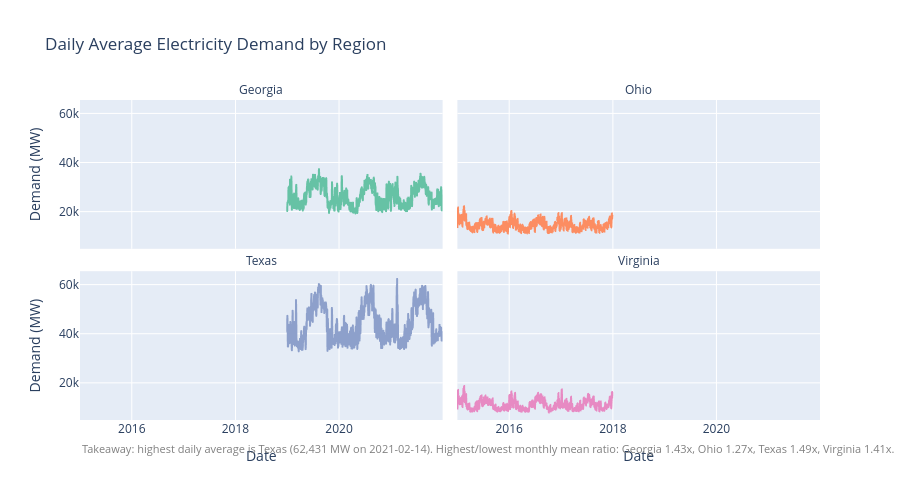

Source (notebook cell):
### Code cell
# Daily averages use the LOCAL calendar date
daily_avg = (
    master.assign(Date=pd.to_datetime(master["Timestamp_Local"].str[:10]))
    .groupby(["Region", "Date"])["Demand_MW"].mean().reset_index()
)

fig = px.line(
    daily_avg, x="Date", y="Demand_MW", facet_col="Region",
    facet_col_wrap=2, height=500,
    title="Daily Average Electricity Demand by Region",
    labels={"Demand_MW": "Demand (MW)", "Date": "Date"},
    color="Region",
    color_discrete_sequence=px.colors.qualitative.Set2,
)
fig.update_layout(showlegend=False)
fig.for_each_annotation(lambda a: a.update(text=a.text.split("=")[-1]))

# Takeaway
top_day = daily_avg.loc[daily_avg["Demand_MW"].idxmax()]
monthly_means = master.groupby(["Region", "Month"])["Demand_MW"].mean()
swing = (monthly_means.groupby("Region").max() / monthly_means.groupby("Region").min())
swing_str = ", ".join(f"{r} {v:.2f}x" for r, v in swing.items())
takeaway = (f"Takeaway: highest daily average is {top_day['Region']} "
            f"({top_day['Demand_MW']:,.0f} MW on {top_day['Date']:%Y-%m-%d}). "
            f"Highest/lowest monthly mean ratio: {swing_str}.")
fig.add_annotation(text=takeaway, xref="paper", yref="paper",
                   x=0, y=-0.12, showarrow=False, font=dict(size=11, color="gray"))
fig.show()

### Figure 1 — Plotly figure (JSON) as saved in the notebook; plotly's stock layout.template omitted (floating-point values rounded to 4 significant figures; data arrays with more than 128 entries replaced by an {"elided": "..."} marker saying what was removed)
{"data": [{"hovertemplate": "Region=Georgia<br>Date=%{x}<br>Demand (MW)=%{y}<extra></extra>", "legendgroup": "Georgia", "line": {"color": "rgb(102,194,165)", "dash": "solid"}, "marker": {"symbol": "circle"}, "mode": "lines", "name": "Georgia", "showlegend": true, "type": "scattergl", "x": {"elided": "1096 str values"}, "xaxis": "x3", "y": {"elided": "1096 float values"}, "yaxis": "y3"}, {"hovertemplate": "Region=Ohio<br>Date=%{x}<br>Demand (MW)=%{y}<extra></extra>", "legendgroup": "Ohio", "line": {"color": "rgb(252,141,98)", "dash": "solid"}, "marker": {"symbol": "circle"}, "mode": "lines", "name": "Ohio", "showlegend": true, "type": "scattergl", "x": {"elided": "1096 str values"}, "xaxis": "x4", "y": {"elided": "1096 float values"}, "yaxis": "y4"}, {"hovertemplate": "Region=Texas<br>Date=%{x}<br>Demand (MW)=%{y}<extra></extra>", "legendgroup": "Texas", "line": {"color": "rgb(141,160,203)", "dash": "solid"}, "marker": {"symbol": "circle"}, "mode": "lines", "name": "Texas", "showlegend": true, "type": "scattergl", "x": {"elided": "1096 str values"}, "xaxis": "x", "y": {"elided": "1096 float values"}, "yaxis": "y"}, {"hovertemplate": "Region=Virginia<br>Date=%{x}<br>Demand (MW)=%{y}<extra></extra>", "legendgroup": "Virginia", "line": {"color": "rgb(231,138,195)", "dash": "solid"}, "marker": {"symbol": "circle"}, "mode": "lines", "name": "Virginia", "showlegend": true, "type": "scattergl", "x": {"elided": "1096 str values"}, "xaxis": "x2", "y": {"elided": "1096 float values"}, "yaxis": "y2"}], "layout": {"annotations": [{"showarrow": false, "text": "Texas", "x": 0.245, "xanchor": "center", "xref": "paper", "y": 0.465, "yanchor": "bottom", "yref": "paper"}, {"showarrow": false, "text": "Virginia", "x": 0.755, "xanchor": "center", "xref": "paper", "y": 0.465, "yanchor": "bottom", "yref": "paper"}, {"showarrow": false, "text": "Georgia", "x": 0.245, "xanchor": "center", "xref": "paper", "y": 1.0, "yanchor": "bottom", "yref": "paper"}, {"showarrow": false, "text": "Ohio", "x": 0.755, "xanchor": "center", "xref": "paper", "y": 1.0, "yanchor": "bottom", "yref": "paper"}, {"font": {"color": "gray", "size": 11}, "showarrow": false, "text": "Takeaway: highest daily average is Texas (62,431 MW on 2021-02-14). Highest/lowest monthly mean ratio: Georgia 1.43x, Ohio 1.27x, Texas 1.49x, Virginia 1.41x.", "x": 0, "xref": "paper", "y": -0.12, "yref": "paper"}], "height": 500, "legend": {"title": {"text": "Region"}, "tracegroupgap": 0}, "showlegend": false, "title": {"text": "Daily Average Electricity Demand by Region"}, "xaxis": {"anchor": "y", "domain": [0.0, 0.49], "title": {"text": "Date"}}, "xaxis2": {"anchor": "y2", "domain": [0.51, 1.0], "matches": "x", "title": {"text": "Date"}}, "xaxis3": {"anchor": "y3", "domain": [0.0, 0.49], "matches": "x", "showticklabels": false}, "xaxis4": {"anchor": "y4", "domain": [0.51, 1.0], "matches": "x", "showticklabels": false}, "yaxis": {"anchor": "x", "domain": [0.0, 0.465], "title": {"text": "Demand (MW)"}}, "yaxis2": {"anchor": "x2", "domain": [0.0, 0.465], "matches": "y", "showticklabels": false}, "yaxis3": {"anchor": "x3", "domain": [0.535, 1.0], "matches": "y", "title": {"text": "Demand (MW)"}}, "yaxis4": {"anchor": "x4", "domain": [0.535, 1.0], "matches": "y", "showticklabels": false}}}
